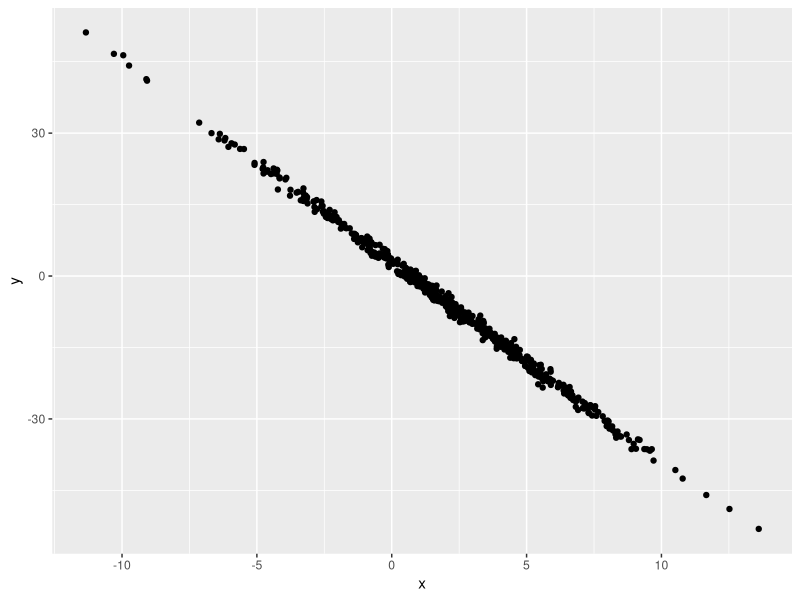

R code for this plot:
## ---- chunk 1
data("penguins", package = "palmerpenguins")
## ---- chunk 2
library(tidyverse)

plot_df = tibble(
  x = rnorm(500, mean = 2, sd = 4),
  y = 3-4.2 * x +rnorm(500)
)

ggplot(plot_df, aes(x = x, y = y))+geom_point()
